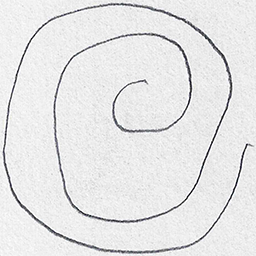
#> input picture spiral/testing/healthy/V01HE01.png, 256 x 256 px, found by its file name; its folder holds 3 pictures in this run
$ jupyter execute --allow-errors Parkinson-classification.ipynb
#> lines starting #> are read from the running program, lines starting #| are printed output that depends on the picture; pictures that were not available may be replaced by others from this repository, and a replacement may not be noted
[cell 1]
import numpy as np
import matplotlib.pyplot as plt
import pandas as pd
import seaborn as sns
import cv2 as cv

from skimage.feature import hog
from sklearn.neighbors import KNeighborsClassifier
from sklearn.svm import SVC
from sklearn.ensemble import RandomForestClassifier
from sklearn.gaussian_process import GaussianProcessClassifier
from sklearn.gaussian_process.kernels import RBF, Matern
from sklearn.naive_bayes import GaussianNB
from sklearn.model_selection import GridSearchCV
from xgboost import XGBClassifier
from sklearn import metrics

import os
import shutil as sh

sns.set_theme(style="darkgrid")

## Modèle 1 : binaire entre chaque dessin

### Préparation du jeux de données

[cell 2]
def create_dataset1(source_dir, dest_dir) :
    myfolder = os.listdir(source_dir)
    for folder in myfolder :
        path2 = os.path.join(source_dir,folder)
        classes = os.listdir(path2)
        for classe in classes :
            path3 = os.path.join(path2,classe)
            myimages = os.listdir(path3)
            myclass = source_dir+"_"+classe
            for image in myimages :
                all_path = os.path.join(path3,image)
                path_dest1 = os.path.join(dest_dir,folder)
                path_dest_final = os.path.join(path_dest1,myclass)
                if not os.path.isdir(path_dest_final) :
                    os.makedirs(path_dest_final) # si il n'existe pas il le crée
                sh.copy(all_path, path_dest_final)

[cell 3]
spiral_path = "spiral"
wave_path = "wave"
dest_path_spiral = "Dataset_bin_spiral"
dest_path_wave = "Dataset_bin_wave"
create_dataset1(spiral_path,dest_path_spiral)
create_dataset1(wave_path,dest_path_wave)

### Chargement et binarisation des images

[cell 4]
def loadimages(source_dir) :
    myimages = list()
    mylabels = list()
    myclasses = os.listdir(source_dir)
    for classe in myclasses :
        mypath = os.path.join(source_dir,classe)
        mesimages = os.listdir(mypath)
        images_path = [os.path.join(mypath,x) for x in mesimages]
        for path in images_path :
            test_image = cv.cvtColor(cv.imread(path), cv.COLOR_BGR2GRAY)
            histo_test = cv.calcHist([test_image], channels=[0], mask=None,histSize=[256], ranges=[0, 256])
            hist_argmax = histo_test.argmax()
            test_image2 = test_image.copy()
            test_image_filtre1 = test_image2>hist_argmax-30
            test_image_filtre2 = test_image2<=hist_argmax-30
            test_image[~test_image_filtre1] = 0
            test_image[~test_image_filtre2] = 255
            test_image = cv.resize(test_image,(227,512))
            myimages.append(test_image)
            mylabels.append(classe)
    return myimages, mylabels

## 1) Wave

[cell 5]
train_path = "./Dataset_bin_wave/training/"
test_path = "./Dataset_bin_wave/testing/"
train_images, train_labels = loadimages(train_path)
#> in loadimages, `histo_test = cv.calcHist([test_image], channels=[0], mask=None,histSiz..`: histo_test = 256 values, max 4575 at index 238, min 0 at index 2, mean 256
#> in loadimages, `hist_argmax = histo_test.argmax()`: hist_argmax = 238
#> in loadimages, `test_image_filtre1 = test_image2>hist_argmax-30`:
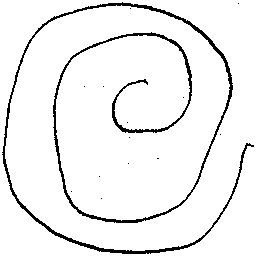
#> test_image_filtre1: shape (256, 256) bool; 94.1% white; black in thin lines or dots
#> in loadimages, `test_image_filtre2 = test_image2<=hist_argmax-30`: test_image_filtre2: shape (256, 256) bool; 5.9% white in thin lines or dots
#> in loadimages, `test_image[~test_image_filtre1] = 0`:
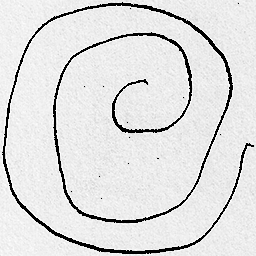
#> test_image: shape (256, 256); min 0, max 255, mean 222.7
#> in loadimages, `test_image[~test_image_filtre2] = 255`: test_image: shape (256, 256); 94.1% white; black in thin lines or dots
#> in loadimages, `test_image = cv.resize(test_image,(227,512))`:
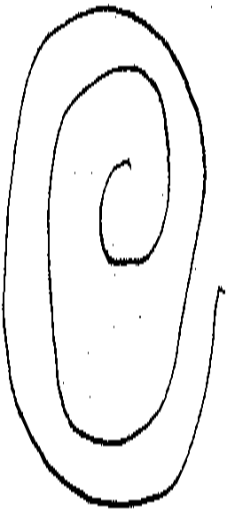
#> test_image: shape (512, 227); min 0, max 255, mean 239.9
#> train_images = 1 item; train_labels = ['V01HE01.png']
test_images, test_labels = loadimages(test_path)
#> pass 2 of the loop in loadimages, `for classe in myclasses :`:
#> mesimages = ['V01PE01.png']
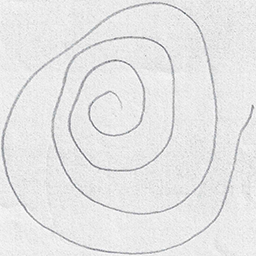
#> input picture spiral/testing/parkinson/V01PE01.png, 256 x 256 px, found by its file name
#> histo_test = 256 values, max 4770 at index 235, min 0 at index 0, mean 256
#> hist_argmax = 235
#> in loadimages (call 2), `test_image_filtre1 = test_image2>hist_argmax-30`:
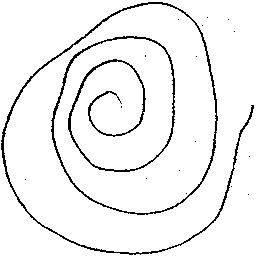
#> test_image_filtre1: shape (256, 256) bool; 94.5% white; black in thin lines or dots
#> test_image_filtre2: shape (256, 256) bool; 5.5% white in thin lines or dots
#> in loadimages (call 2), `test_image = cv.resize(test_image,(227,512))`:
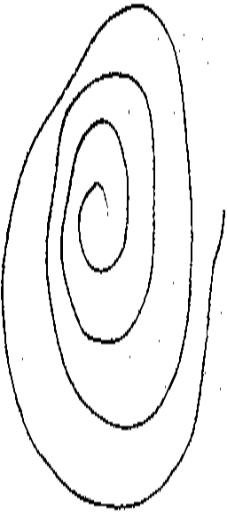
#> test_image: shape (512, 227); min 0, max 255, mean 241

### HoG

[cell 6]
def hog_list (listimage) :
    fv = []
    hog_image = []
    for i in range(len(listimage)) :
        a, b = hog(listimage[i], orientations=9, pixels_per_cell=(8, 8),
                	cells_per_block=(2, 2), visualize=True)
        fv.append(a)
        hog_image.append(b)
    return pd.DataFrame(fv),hog_image

[cell 7]
features_train, hog_images_train = hog_list(train_images)
#> the loop in hog_list, `for i in range(len(listimage)) :` made 1 pass
#> pass 1, in hog_list, `a, b = hog(listimage[i], orientations=9, pixels_per_cell=(8, 8), cells..`:
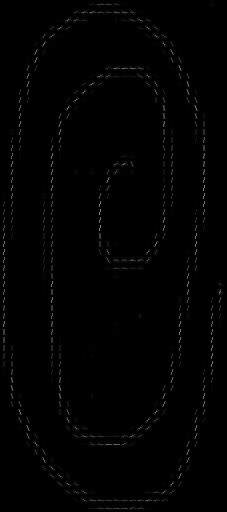
#> b: shape (512, 227) float64; min 0, max 136.1, mean 1.8
#> after the loop in hog_list, `for i in range(len(listimage)) :`: fv = 1 item
#> features_train = table of 1 rows and 61236 columns; hog_images_train = 1 item
features_test, hog_images_test = hog_list(test_images)
#> the loop in hog_list (call 2), `for i in range(len(listimage)) :` made 4 passes
#> pass 2, in hog_list (call 2), `a, b = hog(listimage[i], orientations=9, pixels_per_cell=(8, 8), cells..`:
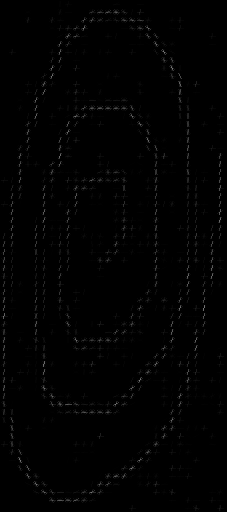
#> b: shape (512, 227) float64; min 0, max 130.2, mean 1.9
#> pass 3, in hog_list (call 2), `a, b = hog(listimage[i], orientations=9, pixels_per_cell=(8, 8), cells..`:
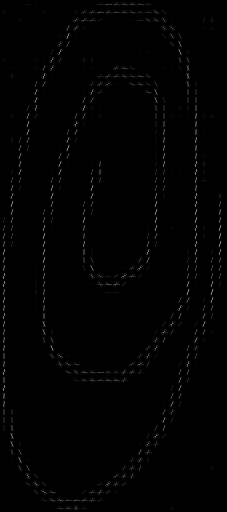
#> b: shape (512, 227) float64; min 0, max 140.3, mean 1.9
